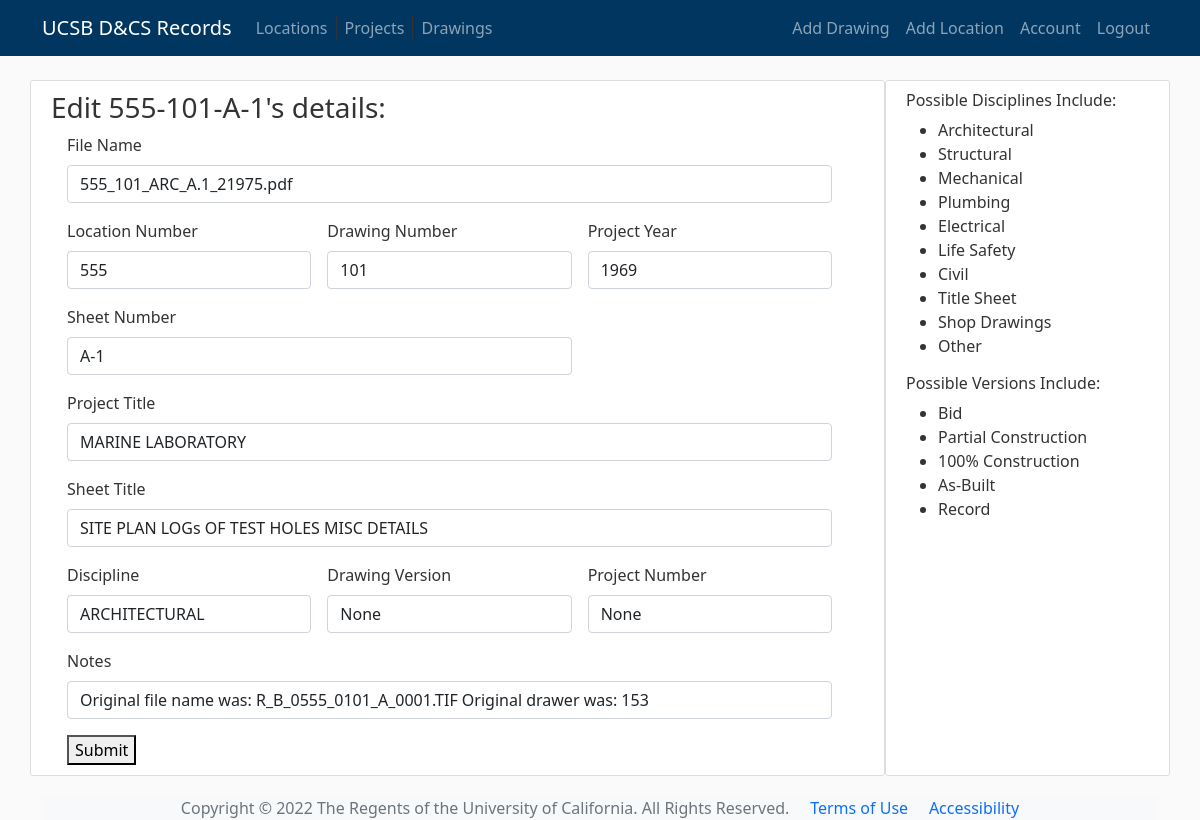
The page /2949/editdraw/ (signed in) on the database as committed earlier.
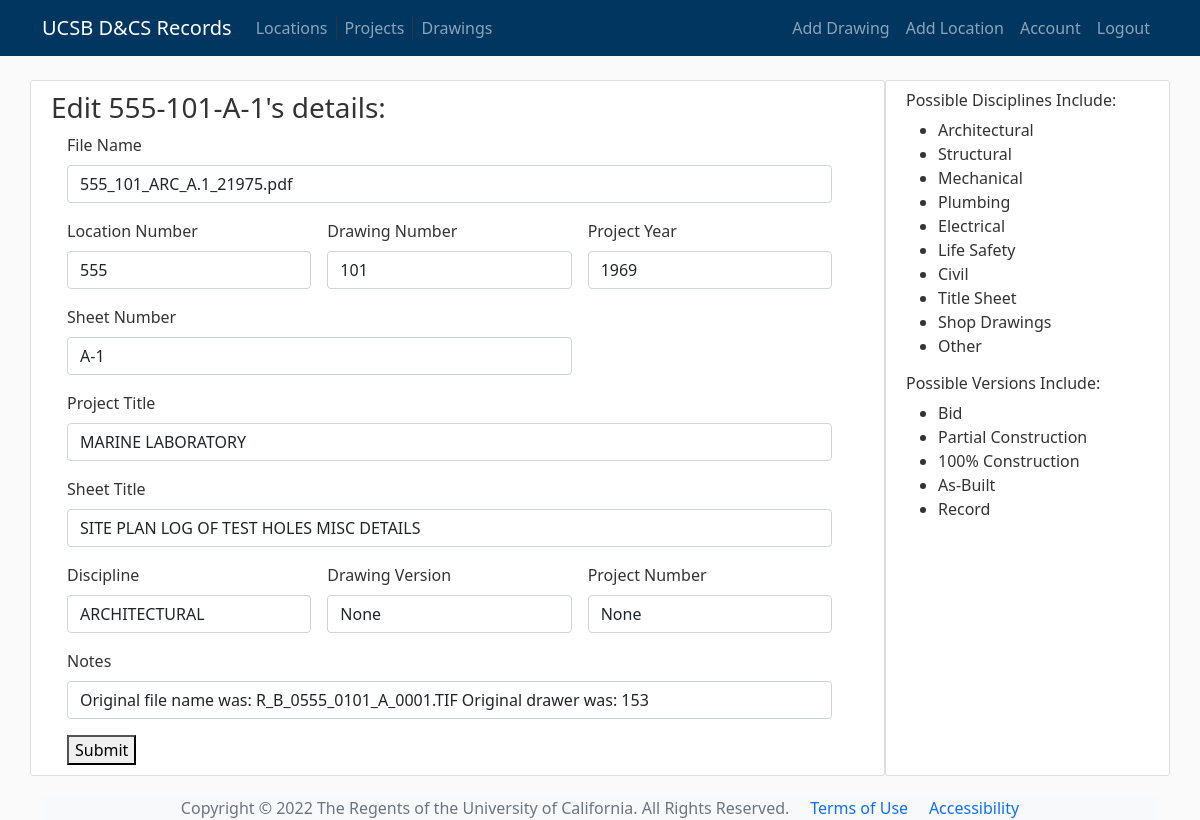
The same page on the database as committed later.
### flaskdraw/models.py (models this page shows, shortened)
class Drawings(db.Model):
    id = db.Column(db.Integer, primary_key=True)
    oldname = db.Column(db.String(255), nullable=True)
    newname = db.Column(db.String(255), nullable=True)
    locnum = db.Column(db.Integer, nullable=True)
    drawnum = db.Column(db.Integer, nullable=True)
    project_title = db.Column(db.String(255), nullable=True)
    project_number = db.Column(db.String(50), nullable=True)
    project_year = db.Column(db.Integer, nullable=True)
    sheet_title = db.Column(db.String(255), nullable=True)
    sheet_number = db.Column(db.String(255), nullable=True)
    discipline = db.Column(db.String(255), nullable=True)
    drawing_version = db.Column(db.String(255), nullable=True)
    notes = db.Column(db.Text, nullable=True)
    physical_location = db.Column(db.String(255), nullable=True)

### flaskdraw/bp_drawings/routes.py (the view, shortened to what this page needs)
@bp_drawings.route("/<int:drawing_id>/editdraw/", methods=("GET", "POST"))
@login_required  # login required for this page
def edit_draw(drawing_id):
    drawing = Drawings.query.get_or_404(drawing_id)
    return render_template("edit_draw.html", drawing=drawing, sidebar="drawingedit")

### flaskdraw/models.py (called while the page is built)
@login_manager.user_loader
def load_user(user_id):
    return User.query.get(int(user_id))

### flaskdraw/templates/edit_draw.html (shortened to what this page needs)
{% extends 'base.html' %}
{% block content %}
<h3>
        Edit {{ drawing.locnum }}-{{ drawing.drawnum }}-{{ drawing.sheet_number }}'s details:
</h3>
<form method="post" class="row g-3 container-fluid">
        <div class="col-md-12">
                <label for="newname" class="form-label" for="newname">File Name</label>
                <input type="text" name="newname"
                        value="{{ drawing.newname }}"
                        id="newname"
                        class="form-control">
        </div>
        <div class="col-md-4">
                <label for="locnum" class="form-label" for="locnum">Location Number</label>
                <input type="number" name="locnum"
                        value="{{ drawing.locnum }}"
                        id="locnum"
                        class="form-control">
        </div>
        <div class="col-md-4">
                <label for="drawnum" class="form-label" for="drawnum">Drawing Number</label>
                <input type="number" name="drawnum"
                        value="{{ drawing.drawnum }}"
                        id="drawnum"
                        class="form-control">
        </div>
        <div class="col-md-4">
                <label for="project_year" class="form-label" for="project_year">Project Year</label>
                <input type="number" name="project_year"
                        value="{{ drawing.project_year }}"
                        id="project_year"
                        class="form-control">
        </div>
        <div class="col-md-8">
                <label for="sheet_number" class="form-label" for="sheet_number">Sheet Number</label>
                <input type="text" name="sheet_number"
                        value="{{ drawing.sheet_number }}"
                        id="sheet_number"
                        class="form-control">
        </div>
        <div class="col-md-12">
                <label for="project_title" class="form-label" for="project_title">Project Title</label>
                <input type="text" name="project_title"
                        value="{{ drawing.project_title }}"
                        id="project_title"
                        class="form-control">
        </div>
        <div class="col-md-12">
                <label for="sheet_title" class="form-label" for="sheet_title">Sheet Title</label>
                <input type="text" name="sheet_title"
                value="{{ drawing.sheet_title }}"
                id="sheet_title"
                class="form-control">
        </div>
        <div class="col-md-4">
                <label for="discipline" class="form-label" for="discipline">Discipline</label>
                <input type="text" name="discipline"
                value="{{ drawing.discipline }}"
                id="discipline"
                class="form-control">
        </div>
        <div class="col-md-4">
                <label for="drawing_version" class="form-label" for="drawing_version">Drawing Version</label>
                <input type="text" name="drawing_version"
                value="{{ drawing.drawing_version }}"
                id="drawing_version"
                class="form-control">
        </div>
        <div class="col-md-4">
                <label for="project_number" class="form-label" for="project_number">Project Number</label>
                <input type="text" name="project_number"
                        value="{{ drawing.project_number }}"
                        id="project_number"
                        class="form-control">
        </div>
        <div class="col-md-12">
                <label for="notes" class="form-label" for="notes">Notes</label>
                <input type="textarea" name="notes"
                value="{{ drawing.notes }}"
                id="notes"
                class="form-control">
        </div>
        <div class="col-12">
                <button type="submit">Submit</button>
        </div>
</form>
{% endblock content %}

Rows that differ between the two databases and show on the page:
changed Drawings "555_101_ARC_A.1_21975.pdf": sheet_title "SITE PLAN LOGs OF TEST HOLES MISC DETAILS" → "SITE PLAN LOG OF TEST HOLES MISC DETAILS"
